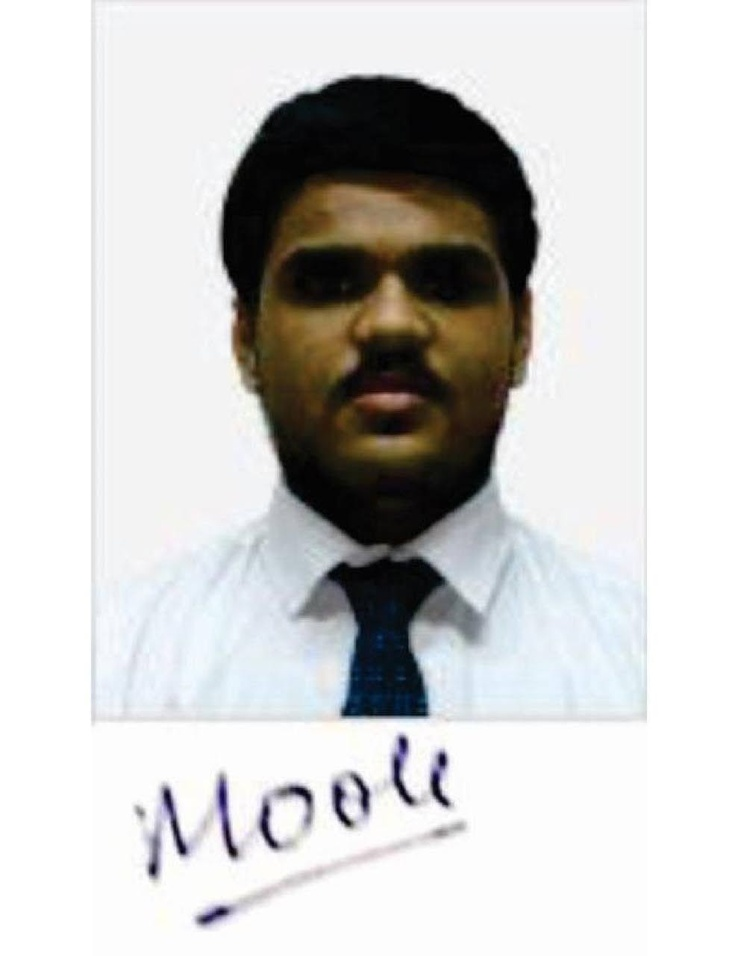
#> input picture test.jpg, 738 x 956 px, shrunk from 989 x 1280 before the run
$ python Image_Detection.py
#> lines starting #> are read from the running program, lines starting #| are printed output that depends on the picture; after the words box and inside, x2 and y2 are one past the last pixel; in counts of white or black regions, pixels touching at a corner belong together
import cv2
from random import randrange

trained_data = cv2.CascadeClassifier('haarcascade_frontalface_default.xml')
img = cv2.imread('test.jpg')
#> img is the input picture: shape (956, 738, 3); mean B, G, R 203.9, 205, 205.6
cv2.waitKey(0)

# greyscaling the image
grayscaled_img = cv2.cvtColor(img, cv2.COLOR_BGR2GRAY)
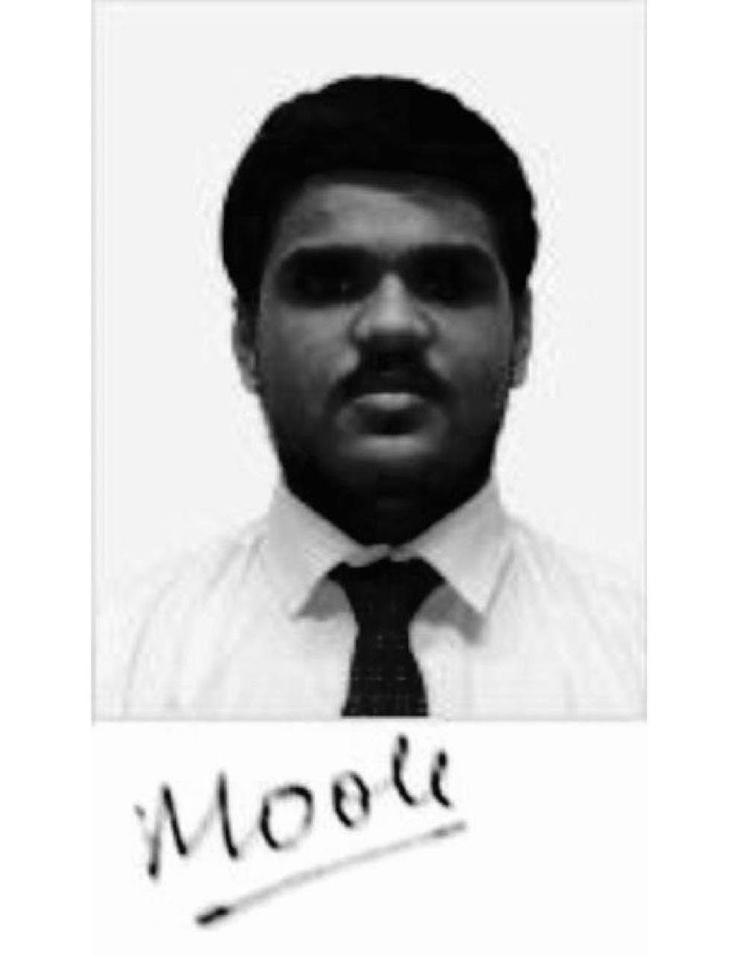
#> grayscaled_img: shape (956, 738); min 0, max 255, mean 205.1
# detecting faces
face_coordinates = trained_data.detectMultiScale(grayscaled_img)
#> face_coordinates = [[226, 153, 326, 326]]

for (x, y, w, h) in face_coordinates:
    cv2.rectangle(img, (x, y), (x + w, y + h),
                  (randrange(255), randrange(255), randrange(255)), 5)
#> this loop made 1 pass
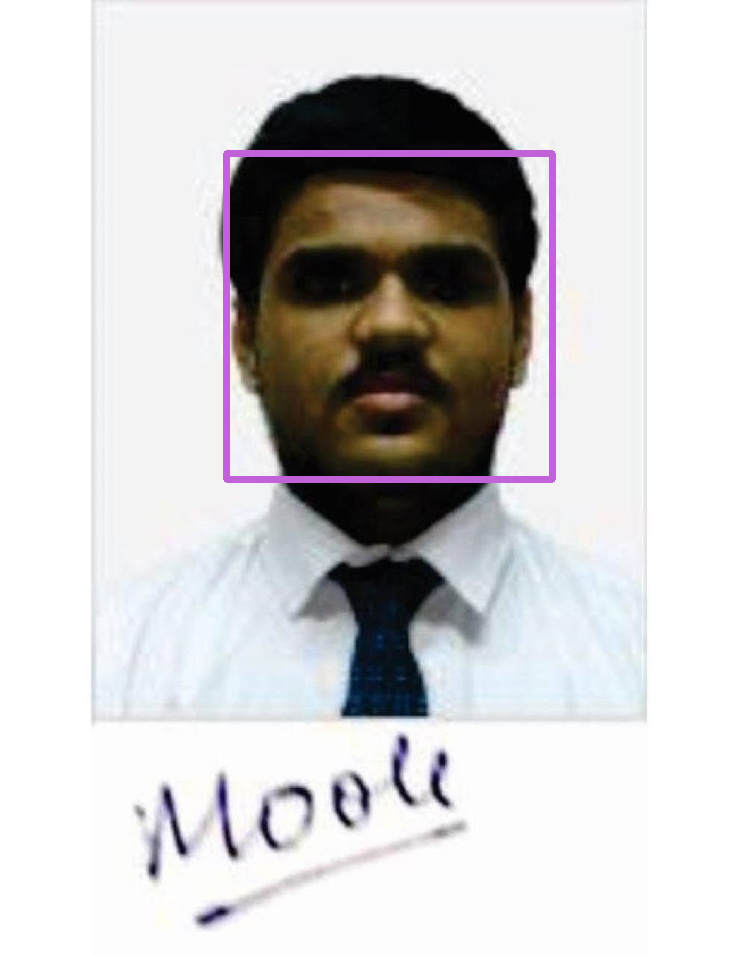
#> img: shape (956, 738, 3); 1.29% of pixels changed, all inside (x1, y1, x2, y2) = (223, 150, 556, 483)

# showing the image
cv2.imshow("Showing final output", img)
